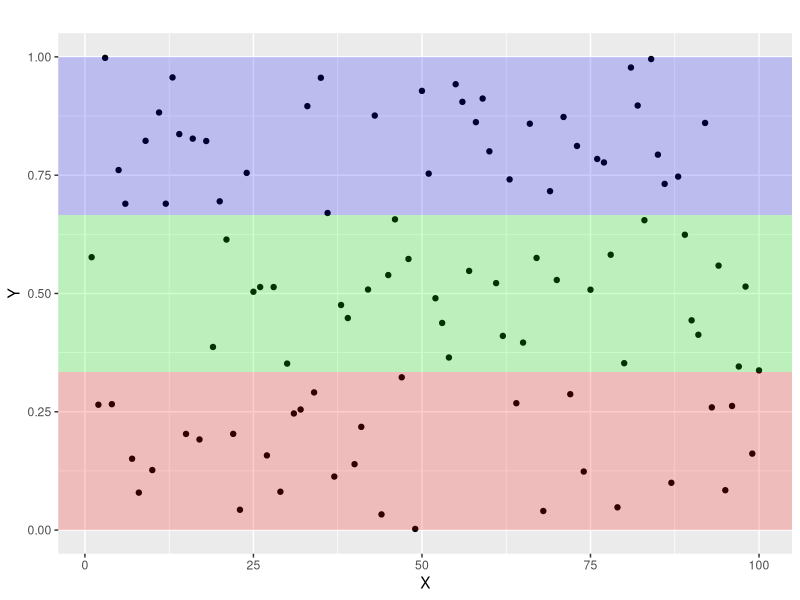

Recreate this plot in R.
## ---- chunk 1
library(ggplot2)
knitr::opts_chunk$set(echo = TRUE)
## ---- chunk 2
ranges <- data.frame(
  xmin = -Inf,
  xmax = Inf,
  ymin = c(0, 0.3333333, 0.6666667),
  ymax = c(0.3333333, 0.6666667, 1)
)

# Create a data frame with 100 points on the x-axis
points <- data.frame(x_value = seq(1, 100), y_value = runif(100))

# Create the ggplot with geom_rect spanning from 0 to 10 on the y-axis
ggplot() +
  geom_point(data = points, aes(x = x_value, y = y_value)) +
  geom_rect(
    data = ranges, 
    aes(xmin = xmin, xmax = xmax, ymin = ymin, ymax = ymax),
    fill = rainbow(nrow(ranges)), 
    alpha = 0.2) +
  labs(title = "", x = "X", y = "Y")

